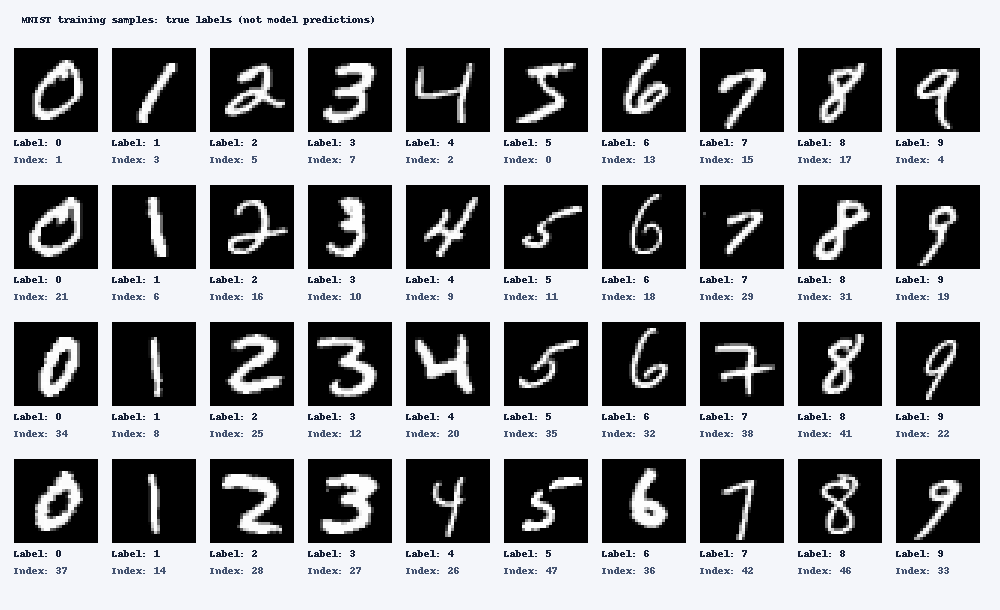
#> input picture evidence/mnist_samples.png, 1000 x 610 px; its folder holds only this picture in this run
$ python -i segmentation.py   (imports and definitions only)
#> lines starting #> are read from the running program, lines starting #| are printed output that depends on the picture; after the words box and inside, x2 and y2 are one past the last pixel; in counts of white or black regions, pixels touching at a corner belong together
#> further down, picture is the input picture: PIL image 1000x610 RGB; mean R, G, B 142.1, 143.4, 145.9
### preprocess_digits.py
"""Paarth's initial single-digit development experiment.

Dark handwriting on pale paper only. This is not number segmentation.
All variants share Otsu-based localisation and contrast stretching, so this
compares pixel representations after a common crop, not three independent
localisation algorithms. Shadows can be mistaken for ink: inspect previews.
"""

import argparse
import csv
import hashlib
import json
import re
from pathlib import Path

import numpy as np
from PIL import Image, ImageDraw, ImageOps

METHODS = ("grayscale", "fixed", "otsu")
ROOT = Path(__file__).resolve().parent


def otsu_threshold(pixels):
    """Choose a threshold maximising between-class intensity variance."""
    hist = np.bincount(pixels.ravel(), minlength=256).astype(float)
    weight = np.cumsum(hist)
    moment = np.cumsum(hist * np.arange(256))
    denominator = weight * (pixels.size - weight)
    score = np.full(256, -1.0)
    valid = denominator > 0
    score[valid] = (
        moment[-1] * weight[valid] - moment[valid] * pixels.size
    ) ** 2 / denominator[valid]
    if not valid.any():
        raise ValueError("Uniform image: no foreground/background contrast")
    return int(np.argmax(score))


# [59 lines left out: functions prepare_variants, save_preview, not called in this run]


def sha256(path):
    return hashlib.sha256(path.read_bytes()).hexdigest()


# [134 lines left out: function main, not called in this run]


# [2 lines that do not run on import are left out]

### segment_digits.py
"""Manula's segmentation component for one line of separated handwritten digits.

Two methods share grayscale/autocontrast/Otsu and small-component filtering:
components = 8-connected ink regions; projection = occupied column intervals.
No labels, expected digit counts or model predictions influence segmentation.
Uses existing NumPy/Pillow dependencies, not OpenCV.
"""

from dataclasses import dataclass
import numpy as np
from PIL import Image, ImageOps
from preprocess_digits import otsu_threshold, prepare_variants

METHODS = ("components", "projection")


@dataclass
class SegmentationResult:
    gray: Image.Image
    mask: np.ndarray
    boxes: list
    crops: list
    warnings: list
    removed_components: int


def occupied_intervals(values):
    """Return half-open intervals of consecutive True values."""
    padded = np.pad(np.asarray(values, dtype=np.int8), (1, 1))
    changes = np.diff(padded)
    return list(
        zip(
            np.flatnonzero(changes == 1).tolist(),
            np.flatnonzero(changes == -1).tolist(),
        )
    )


def connected_regions(mask):
    """8-connected component labels using row runs and union-find.

    Returns (label image, [box/area/id dictionaries]). Diagonal neighbours
    connect. Bounding boxes use Pillow's exclusive right/bottom coordinates.
    """
    if mask.ndim != 2:
        raise ValueError("Expected a two-dimensional foreground mask")
    parents, runs, previous = [], [], []

    def find(label):
        while parents[label] != label:
            parents[label] = parents[parents[label]]
            label = parents[label]
        return label

    for y, row in enumerate(mask):
        current = []
        cursor = 0
        for start, end in occupied_intervals(row):
            label = len(parents)
            parents.append(label)
            # For 8-connectivity, adjacent row runs may meet diagonally.
            while cursor < len(previous) and previous[cursor][1] < start:
                cursor += 1
            k = cursor
            while k < len(previous) and previous[k][0] <= end:
                parents[find(previous[k][2])] = find(label)
                k += 1
            current.append((start, end, label))
            runs.append((y, start, end, label))
        previous = current
    labels = np.zeros(mask.shape, dtype=np.int32)
    groups = {}
    for y, start, end, label in runs:
        root = find(label)
        if root not in groups:
            groups[root] = {
                "id": len(groups) + 1,
                "box": [start, y, end, y + 1],
                "area": 0,
            }
        item = groups[root]
        box = item["box"]
        box[:] = [
            min(box[0], start),
            min(box[1], y),
            max(box[2], end),
            max(box[3], y + 1),
        ]
        item["area"] += end - start
        labels[y, start:end] = item["id"]
    return labels, list(groups.values())


# [118 lines left out: functions segment_image, prepare_crops, recognise_number, not called in this run]

### hnrs_chars/segmentation.py
"""One-line separated-character segmentation; never uses reference text.

Reuses Manula's existing connected-region utility and Paarth's character
preparation. Projection and grouped components share the same foreground mask.
"""

from dataclasses import dataclass
import numpy as np
from PIL import Image, ImageOps, ImageFilter
from segment_digits import connected_regions, occupied_intervals
from preprocess_digits import otsu_threshold
from .preprocessing import prepare_character

METHODS = ("projection", "grouped_components")
DEFAULT_METHOD = "grouped_components"


@dataclass
class CharacterSegmentation:
    gray: Image.Image
    mask: np.ndarray
    boxes: list
    crops: list
    warnings: list
    groups: list
    removed_components: int
    method: str


def foreground(image, max_side=1200):
    """Shared paper-lighting correction and conservative noise filtering.

    Lighting formula follows Paarth's preparation. No component-height filter:
    tiny vertical extent alone is not grounds for discarding a letter's dot.
    Coordinates belong to returned upright, resized grayscale image.
    """
#> called with max_side = 1200
    gray = ImageOps.exif_transpose(image).convert("L")
    gray.thumbnail((max_side, max_side), Image.Resampling.LANCZOS)
    pixels = np.asarray(gray)
    if int(pixels.max()) - int(pixels.min()) < 10:
        return (
            gray,
            np.zeros(pixels.shape, np.int32),
            [],
            0,
            ["Blank or very low contrast image"],
        )
    small = gray.copy()
    small.thumbnail((256, 256), Image.Resampling.LANCZOS)
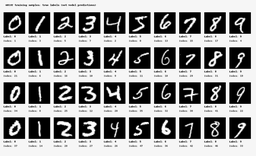
#> small: PIL image 256x156 L; min 0, max 255, mean 144.2
    background = small.filter(ImageFilter.MaxFilter(31)).filter(
        ImageFilter.GaussianBlur(8)
    )
#> background: PIL image 256x156 L; every value is 255
    background = background.resize(gray.size, Image.Resampling.BILINEAR)
#> background: PIL image 1000x610 L; every value is 255
    corrected = np.clip(
        pixels.astype(np.float32) * 255 / np.maximum(np.asarray(background), 1), 0, 255
    )
    adjusted = np.asarray(
        ImageOps.autocontrast(Image.fromarray(np.rint(corrected).astype("uint8")))
    )
    mask = adjusted <= otsu_threshold(adjusted)
#> in otsu_threshold, `hist = np.bincount(pixels.ravel(), minlength=256).astype(float)`: hist = 256 values, max 316094 at index 246, min 18 at index 123, mean 2382.8
#> in otsu_threshold, `weight = np.cumsum(hist)`: weight = 256 values from 229698 to 610000
#> in otsu_threshold, `moment = np.cumsum(hist * np.arange(256))`: moment = 256 values from 0 to 87452052
#> in otsu_threshold, `denominator = weight * (pixels.size - weight)`: denominator = 256 values, max 9.2e+10 at index 245, min 0 at index 255, mean 8.72e+10
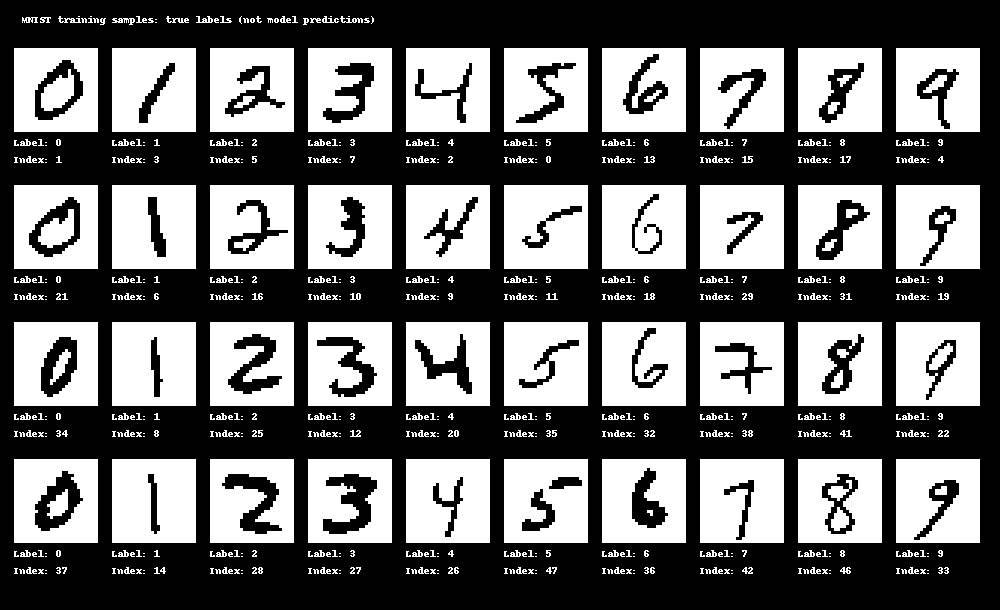
#> mask: shape (610, 1000) bool; 42.3% white; 673 white regions (304 under 20 px), largest, box (x1, y1, x2, y2) and area: (112, 459, 196, 543) 6687, (112, 322, 196, 406) 6651, (602, 185, 686, 269) 6597
    labels, regions = connected_regions(mask)
#> the loop in connected_regions, `for y, row in enumerate(mask):` made 610 passes
#> previous on pass 25: [(100, 104, 386), (129, 133, 387), (303, 307, 388)]
#> after the loop in connected_regions, `for y, row in enumerate(mask):`: parents = 10952 values, max 10951 at index 10850, min 1 at index 1, mean 5505.4; runs = 10952 items, first 6: (16, 59, 61, 0), (16, 78, 80, 1), (16, 90, 92, 2), (16, 136, 140, 3), (16, 167, 169, 4), (16, 196, 200, 5)
#> the loop in connected_regions, `for y, start, end, label in runs:` made 10952 passes
#> (y, start, end, root) on passes 1 to 3: (16, 59, 61, 333), (16, 78, 80, 1), (16, 90, 92, 2)
#> after the loop in connected_regions, `for y, start, end, label in runs:`:
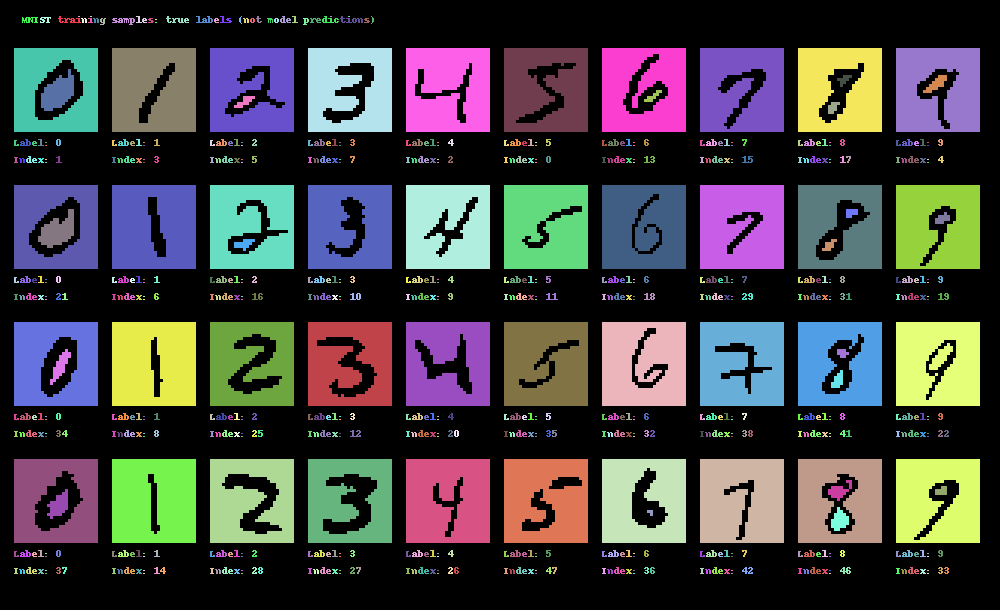
#> labels: shape (610, 1000) int32; 674 distinct labels, from 0 to 673; one colour per label, 0 black
#> after the loop in connected_regions, `for y, start, end, label in runs:`: groups = 673 items
#> regions = 673 items
    # Close tiny sampling/pen gaps in the connectivity mask, not in returned
    # grayscale crops. Scale modestly with writing height and cap at 7 pixels.
    substantial = [
        r
        for r in regions
        if r["area"] >= max((s["area"] for s in regions), default=0) * 0.05
    ]
#> substantial = 43 items
    typical = (
        float(np.percentile([r["box"][3] - r["box"][1] for r in substantial], 80))
        if substantial
        else 0
    )
#> typical = 84
    kernel = min(7, max(3, int(round(0.04 * typical)) | 1))
#> kernel = 3
    joined = (
        Image.fromarray(mask.astype("uint8") * 255)
        .filter(ImageFilter.MaxFilter(kernel))
        .filter(ImageFilter.MinFilter(kernel))
    )
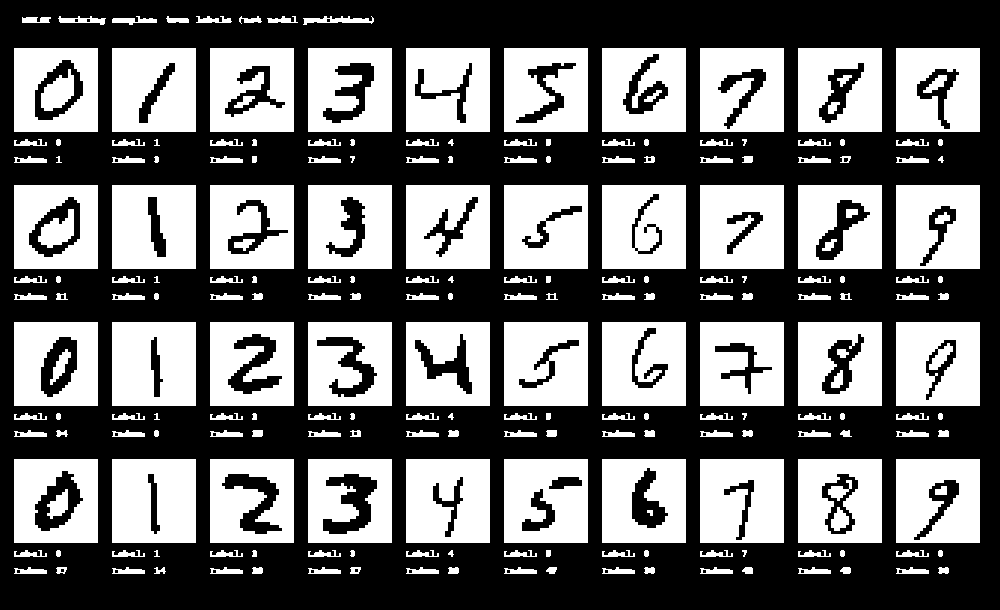
#> joined: PIL image 1000x610 L; 43% white; 227 white regions, largest, box (x1, y1, x2, y2) and area: (112, 459, 196, 543) 6687, (112, 322, 196, 406) 6651, (602, 185, 686, 269) 6597
    labels, regions = connected_regions(np.asarray(joined) > 0)
#> the loop in connected_regions (call 2), `for y, row in enumerate(mask):` made 610 passes
#> previous on pass 25: [(100, 104, 133), (129, 133, 134), (303, 307, 135)]
#> after the loop in connected_regions (call 2), `for y, row in enumerate(mask):`: parents = 8527 values, max 8526 at index 8525, min 20 at index 0, mean 4280.2; runs = 8527 items, first 6: (16, 59, 61, 0), (16, 78, 80, 1), (16, 90, 92, 2), (16, 136, 140, 3), (16, 167, 169, 4), (16, 196, 200, 5)
#> the loop in connected_regions (call 2), `for y, start, end, label in runs:` made 8527 passes
#> (y, start, end, root) on passes 1 to 3: (16, 59, 61, 133), (16, 78, 80, 133), (16, 90, 92, 133)
#> after the loop in connected_regions (call 2), `for y, start, end, label in runs:`:
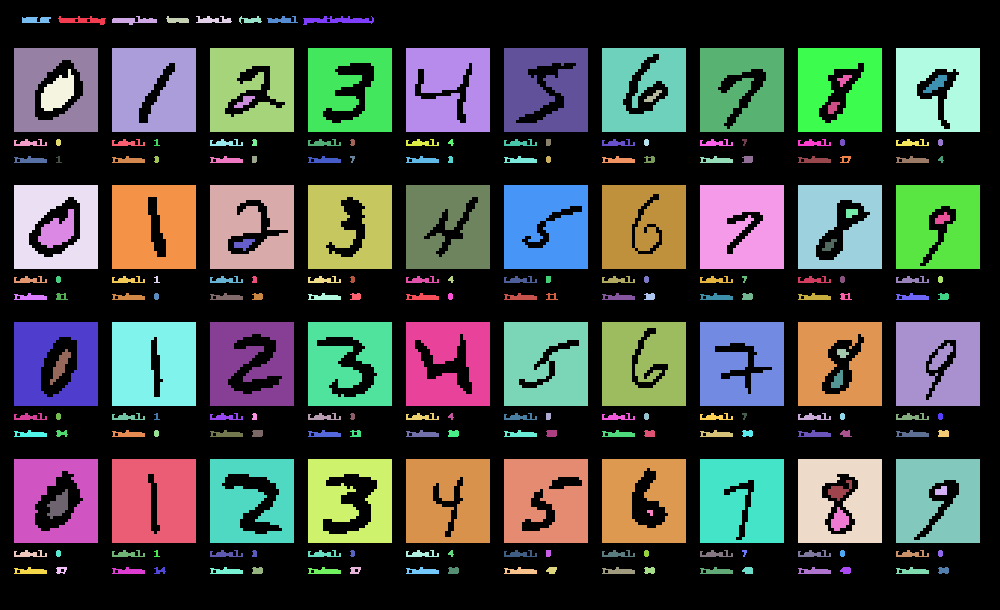
#> labels: shape (610, 1000) int32; 228 distinct labels, from 0 to 227; one colour per label, 0 black
#> after the loop in connected_regions (call 2), `for y, start, end, label in runs:`: groups = 227 items
#> regions = 227 items
    cutoff = max(3, max((r["area"] for r in regions), default=0) * 0.005)
#> cutoff = 33.44
    kept = [r for r in regions if r["area"] >= cutoff]
#> kept = 181 items
    clean = np.isin(labels, [r["id"] for r in kept])
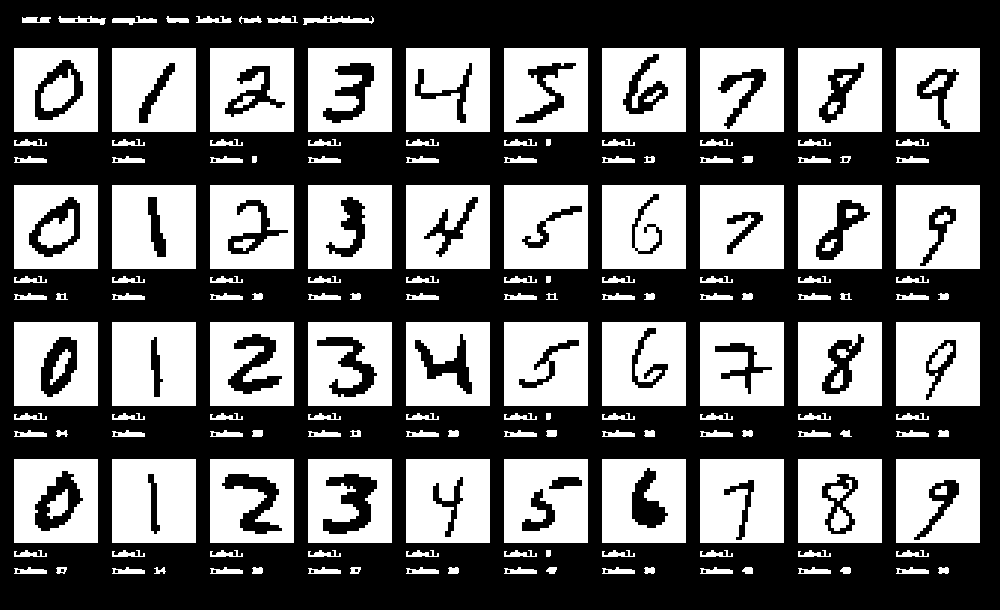
#> clean: shape (610, 1000) bool; 42.8% white; 181 white regions, largest, box (x1, y1, x2, y2) and area: (112, 459, 196, 543) 6687, (112, 322, 196, 406) 6651, (602, 185, 686, 269) 6597
    warnings = []
    if clean[0].any() or clean[-1].any() or clean[:, 0].any() or clean[:, -1].any():
        warnings.append(
            "Foreground touches image edge; inspect clipping or paper artifacts"
        )
    if clean.mean() > 0.45:
        warnings.append("Large foreground fraction; inspect shadow or wrong polarity")
    return gray, labels, kept, len(regions) - len(kept), warnings


def union_box(regions):
    return (
        min(r["box"][0] for r in regions),
        min(r["box"][1] for r in regions),
        max(r["box"][2] for r in regions),
        max(r["box"][3] for r in regions),
    )


def group_components(regions, stem_ratio=0.55):
    """Attach small components above nearby bodies using geometry only.

    Bound the horizontal/vertical gaps relative to observed body height. Do not
    merge full-height neighbours or use the number of expected characters.
    Unassigned small regions remain visible as separate groups with a warning.
    """
    if not regions:
        return [], []
    height = float(np.percentile([r["box"][3] - r["box"][1] for r in regions], 80))
    bodies = [
        r
        for r in regions
        if r["box"][3] - r["box"][1] >= 0.4 * height
        or (
            r["box"][3] - r["box"][1] >= 0.25 * height
            and r["box"][2] - r["box"][0] <= stem_ratio * (r["box"][3] - r["box"][1])
        )
    ]
    small = [r for r in regions if r not in bodies]
    groups = [[r] for r in bodies]
    warnings = []
    # A rough pen dot can itself be fragmented. Join only close small pieces
    # whose combined height remains dot-sized before assigning them to a stem.
    clusters = [[r] for r in small]
    changed = True
    while changed:
        changed = False
        for i in range(len(clusters)):
            if changed:
                break
            for j in range(i + 1, len(clusters)):
                a, b, c, d = union_box(clusters[i])
                x0, y0, x1, y1 = union_box(clusters[j])
                distance = np.hypot(max(0, a - x1, x0 - c), max(0, b - y1, y0 - d))
                if distance <= 0.12 * height and max(d, y1) - min(b, y0) < 0.4 * height:
                    clusters[i].extend(clusters.pop(j))
                    changed = True
                    break
    for parts in clusters:
        x0, y0, x1, y1 = union_box(parts)
        area = sum(r["area"] for r in parts)
        candidates = []
        for i, body in enumerate(bodies):
            a, b, c, d = body["box"]
            gap = max(0, a - x1, x0 - c)
            vertical = b - y1
            distance = float(np.hypot(gap, max(0, b - y1, y0 - d)))
            near_fragment = distance <= 0.06 * height and area <= 0.3 * body["area"]
            upper_dot = (
                y0 < b
                and -0.08 * height <= vertical <= 0.65 * height
                and gap <= 0.25 * height
                and area <= body["area"]
            )
            if near_fragment or upper_dot:
                # A dot belongs to a stem below it in preference to a nearby
                # tall neighbour whose rectangular box happens to contain it.
                # Horizontal alignment outweighs vertical proximity: the hook
                # of a J must not steal the dot of the following i.
                score = gap + 0.5 * abs((x0 + x1 - a - c) / 2) + 0.15 * max(0, vertical)
                candidates.append((0 if upper_dot else 1, score, i))
        if candidates:
            candidates.sort()
            groups[candidates[0][2]].extend(parts)
            if (
                len(candidates) > 1
                and candidates[1][0] == candidates[0][0]
                and candidates[1][1] - candidates[0][1] < 0.05 * height
            ):
                warnings.append(
                    "Ambiguous detached component assignment; inspect dot grouping"
                )
        else:
            groups.append(parts)
            warnings.append(
                "Unassigned small component retained; inspect noise or broken character"
            )
    return groups, warnings


def repair_broken_bodies(groups):
    """Merge adjacent wide/narrow tall fragments only within bounded geometry.

    Week 10 bounded geometry rule; no expected character/count or model output.
    Narrow/narrow neighbours (such as ll) are deliberately excluded.
    """
    groups = sorted(groups, key=lambda g: union_box(g)[0])
    if not groups:
        return groups, 0
    height = float(
        np.percentile([union_box(g)[3] - union_box(g)[1] for g in groups], 80)
    )
    result = []
    repairs = 0
    i = 0
    while i < len(groups):
        if i + 1 < len(groups):
            a, b, c, d = union_box(groups[i])
            x, y, z, w = union_box(groups[i + 1])
            widths = sorted([c - a, z - x])
            overlap = max(0, min(d, w) - max(b, y))
            if (
                d - b >= 0.6 * height
                and w - y >= 0.6 * height
                and 0 <= x - c <= 0.04 * height
                and overlap >= 0.65 * min(d - b, w - y)
                and widths[0] <= 0.3 * height
                and widths[1] >= 0.45 * height
                and z - a <= height
            ):
                result.append(groups[i] + groups[i + 1])
                repairs += 1
                i += 2
                continue
        result.append(groups[i])
        i += 1
    return result, repairs


def segment_characters(
    image, method=DEFAULT_METHOD, max_side=1200, repair_bodies=True, stem_ratio=0.55
):
    if method not in METHODS:
        raise ValueError("Unknown character segmentation method")
    if max_side < 28:
        raise ValueError("max_side must be at least 28")
    gray, labels, regions, removed, warnings = foreground(image, max_side)
#> regions = 181 items; removed = 46; warnings = []
    clean = np.isin(labels, [r["id"] for r in regions])
    if not regions:
        return CharacterSegmentation(
            gray, clean, [], [], warnings or ["No ink found"], [], removed, method
        )
    if method == "projection":
        groups = []
        for left, right in occupied_intervals(clean.any(axis=0)):
            ids = set(np.unique(labels[:, left:right][clean[:, left:right]]).tolist())
            groups.append([r for r in regions if r["id"] in ids])
    else:
        groups, extra = group_components(regions, stem_ratio)
#> (the rest of the program and of its run is left out)
